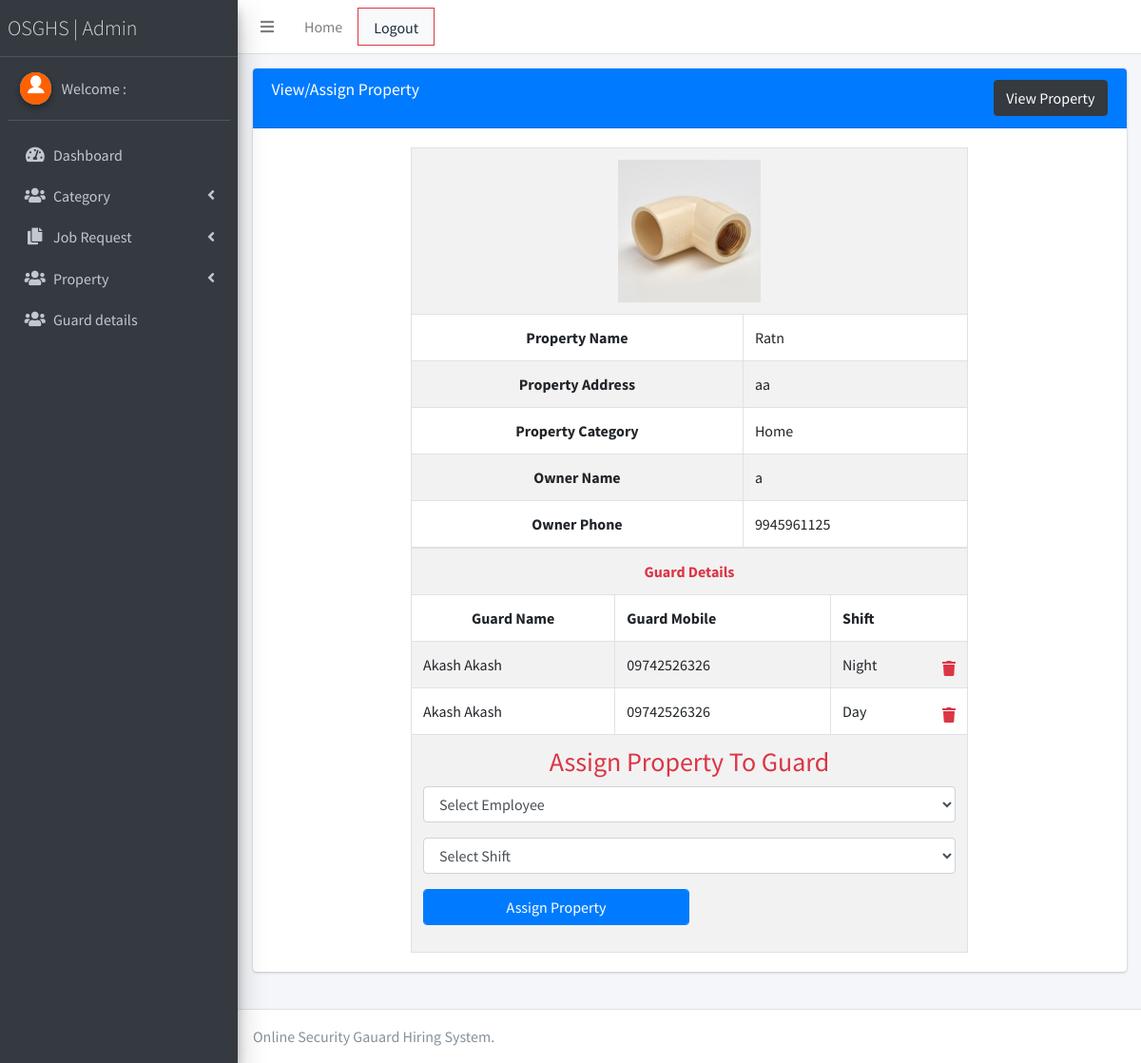
Screenshot of /admin/view_all_property.php?property_id=8 (signed in) with the database file from the repository.
### tables this page shows
CREATE TABLE `property` (
  `id` int(11) NOT NULL,
  `fk_cat_id` int(11) NOT NULL,
  `p_name` varchar(255) NOT NULL,
  `p_photo` varchar(300) NOT NULL,
  `address` varchar(500) NOT NULL,
  `owner_name` varchar(255) NOT NULL,
  `owner_mobile` varchar(14) NOT NULL,
  `status` varchar(100) DEFAULT NULL,
  `created_date` timestamp NOT NULL DEFAULT current_timestamp(),
  `updated_date` timestamp NOT NULL DEFAULT current_timestamp()
);

CREATE TABLE `category` (
  `id` int(11) NOT NULL,
  `cat_name` varchar(500) NOT NULL,
  `status` varchar(100) NOT NULL,
  `created_date` timestamp NOT NULL DEFAULT current_timestamp(),
  `updated_date` timestamp NOT NULL DEFAULT current_timestamp()
);

CREATE TABLE `assign_property` (
  `id` int(11) NOT NULL,
  `fk_property_id` int(11) NOT NULL,
  `fk_user_id` int(11) NOT NULL,
  `shift_details` varchar(255) NOT NULL,
  `created_date` timestamp NOT NULL DEFAULT current_timestamp(),
  `updated_date` timestamp NOT NULL DEFAULT current_timestamp()
);

CREATE TABLE `user` (
  `id` int(11) NOT NULL,
  `name` varchar(150) NOT NULL,
  `user_type` varchar(100) NOT NULL,
  `phone` varchar(12) NOT NULL,
  `email` varchar(255) NOT NULL,
  `address` varchar(500) DEFAULT NULL,
  `password` varchar(255) NOT NULL,
  `status` varchar(150) DEFAULT NULL,
  `photo` varchar(200) DEFAULT NULL,
  `created_date` timestamp NOT NULL DEFAULT current_timestamp(),
  `updated_date` timestamp NOT NULL DEFAULT current_timestamp()
);

### admin/view_all_property.php (the view, shortened to what this page needs)
<?php include_once('./header.php');?>
<?php include_once('./sidebar.php');?>
<?php
    if(isset($_GET['property_id'])){
        $property_id=$_GET['property_id'];
    }
?>
  <div class="content-wrapper">
    <div class="content-header">
      <div class="container-fluid">
        <div class="row mb-2">
        <div class="col-12">
        <div class="card">
          <div class="card-header bg-primary">
            <h3 class="card-title ">View/Assign Property </h3>
            <a href="./view_property.php" class="float-right btn btn-dark">View Property</a>
          </div>
          <div class="card-body">
            <?php
                $qry="select *,p.id as p_id,p.status as p_status from property p,category c
                where p.fk_cat_id=c.id
                and p.id='$property_id' ";
                $exc=mysqli_query($con,$qry);
                while($row=mysqli_fetch_array($exc)) {
            ?>
            <table id="example1" class="table table-bordered table-striped col-8 offset-2">
                <tr>
                    <th colspan="2" class="text-center">
                    <img src="<?php echo $row['p_photo'] ?>" class="img-fluid " alt="" width="150">
                    </th>
                </tr>
                <tr>
                    <th class="text-center">Property Name</th>
                    <td><?php echo $row['p_name'] ?></td>
                </tr>
                <tr>
                    <th class="text-center">Property Address</th>
                    <td><?php echo $row['address'] ?></td>
                </tr>
                <tr>
                    <th class="text-center">Property Category</th>
                    <td><?php echo $row['cat_name'] ?></td>
                </tr>
                <tr>
                    <th class="text-center">Owner Name</th>
                    <td><?php echo $row['owner_name'] ?></td>
                </tr>
                <tr>
                    <th class="text-center">Owner Phone</th>
                    <td><?php echo $row['owner_mobile'] ?></td>
                </tr>
            </table>
            <table class="table table-bordered table-striped col-8 offset-2">
                        <tr>
                            <th colspan="3" class="text-center text-danger">Guard Details</th>
                        </tr>
                    <tr>
                        <th class="text-center">Guard Name</th>
                        <th>Guard Mobile</th>
                        <th>Shift</th>
                    </tr>
                    <tr>
                    <?php
                        $shift_qry="select *,ap.id as apid from assign_property ap,property p, user u
                                    where ap.fk_property_id=p.id
                                    and ap.fk_user_id=u.id
                                    and ap.fk_property_id='$property_id'";
                        $shift_exc=mysqli_query($con,$shift_qry);
                        while($shift_row=mysqli_fetch_array($shift_exc)){
                            ?>
                        <td><?php echo $shift_row['name'] ?></td>
                        <td><?php echo $shift_row['phone'] ?></td>
                        <td><?php echo $shift_row['shift_details'] ?> <a href="./view_all_property.php?property_id=<?php echo $property_id ?>&shift_id=<?php echo  $shift_row['apid'] ?>" onClick="return confirm('Do you really want to delete?');"> <i class="fa fa-trash float-right mt-2 text-danger"></i></a></td>
                    </tr>
                    <?php
                        }
                    ?>
                        <tr>
                            <td colspan="3">
                                <h3 class="text-center text-danger">Assign Property To Guard</h3>
                                <form action="" method="post">
                                    <div class="form-group">
                                        <select name="emp_id" id="" class="form-control" required>
                                            <option value="#" disabled selected>Select Employee</option>
                                        </select>
                                    </div>
                                    <div class="form-group">
                                        <select name="shift" class="form-control" id="" required>
                                            <option value="#" disabled selected>Select Shift</option>
                                        </select>
                                    </div>
                                    <div class="form-group">
                                        <button class="btn btn-primary form-control col-6" name="save">Assign Property</button>
                                    </div>
                                </form>
                            </td>
                        </tr>
            </table>
            <?php } ?>
          </div>
        </div>
      </div>
      </div>
    </div>
      </div>
  </div>
  <?php include_once('./footer.php');?>

### rows the page displays
property: p_photo (picture), p_name "Ratn", address "aa", fk_cat.cat_name "Home", owner_name "a", owner_mobile "9945961125"
assign_property: fk_user.name "Akash Akash", fk_user.phone "09742526326", shift_details "Night"
assign_property: fk_user.name "Akash Akash", fk_user.phone "09742526326", shift_details "Day"
